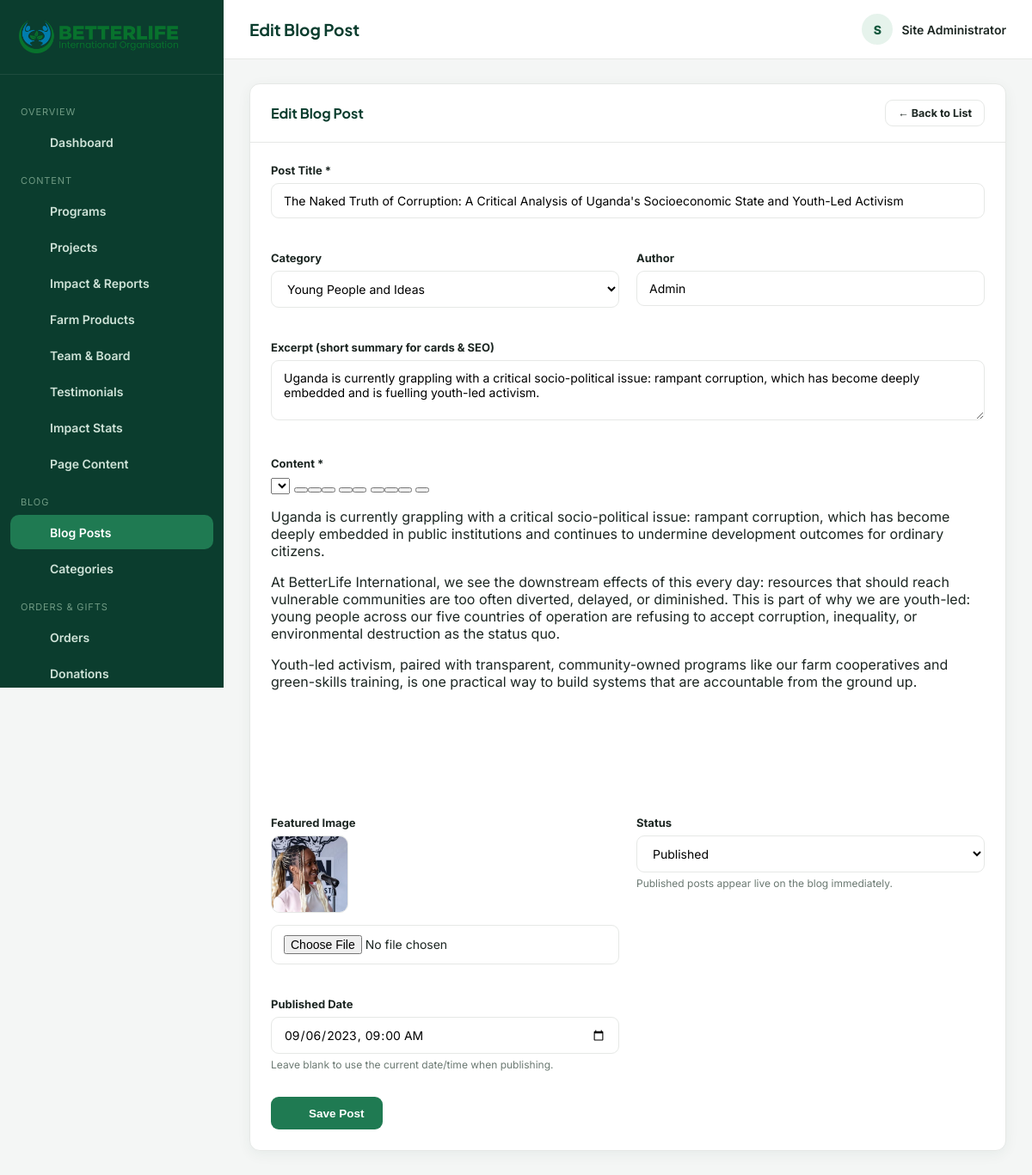
The app's page /admin/blog.php?action=edit&id=5 (signed in), older data.
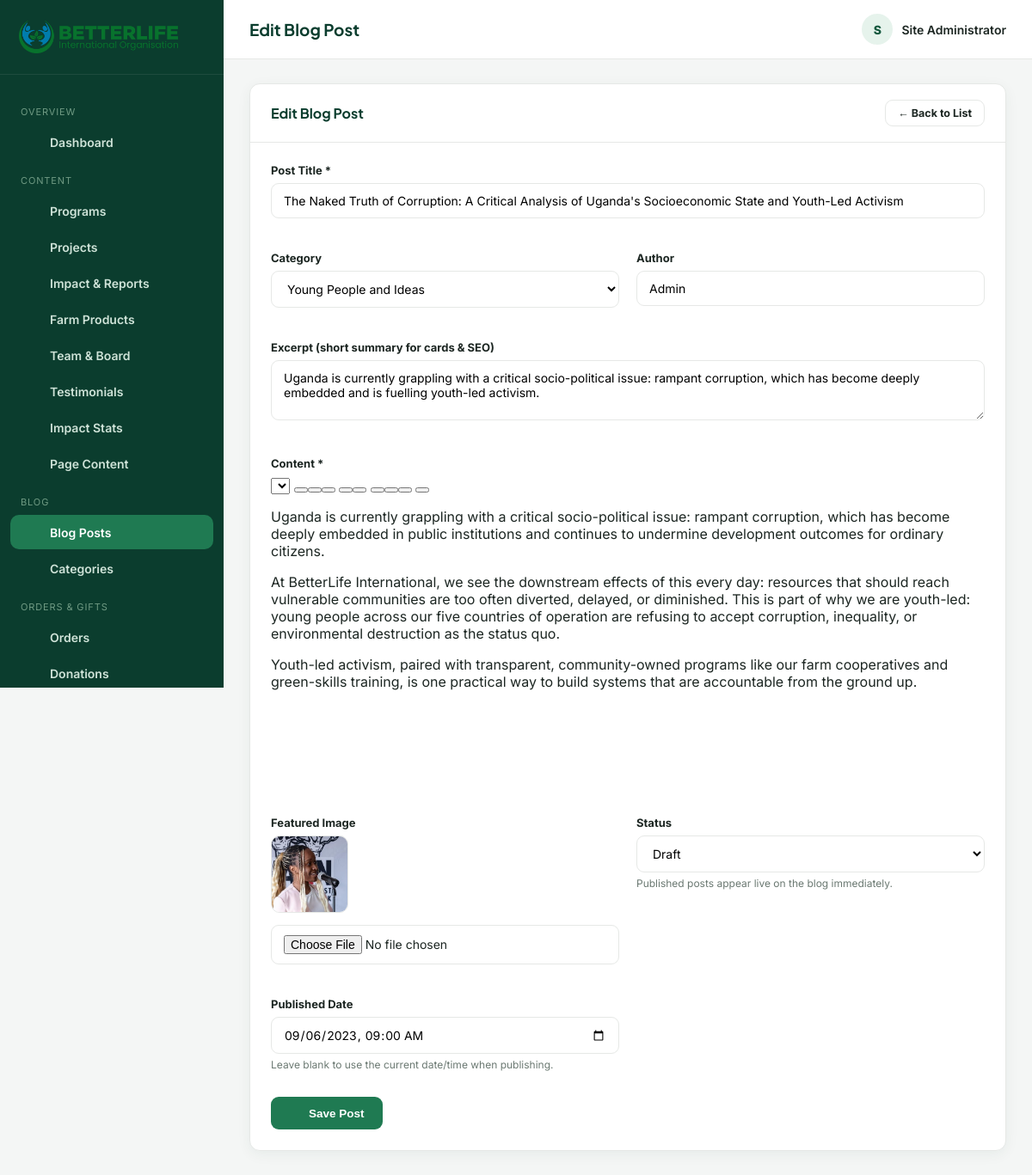
The same page, newer data.
### tables this page shows
CREATE TABLE blog_posts (
  id INT AUTO_INCREMENT PRIMARY KEY,
  title VARCHAR(200) NOT NULL,
  slug VARCHAR(220) NOT NULL UNIQUE,
  category_id INT DEFAULT NULL,
  excerpt VARCHAR(500),
  content LONGTEXT,
  featured_image VARCHAR(255),
  author VARCHAR(100) DEFAULT 'Admin',
  status ENUM('draft','published') DEFAULT 'draft',
  views INT DEFAULT 0,
  published_at DATETIME DEFAULT NULL,
  created_at TIMESTAMP DEFAULT CURRENT_TIMESTAMP,
  updated_at TIMESTAMP DEFAULT CURRENT_TIMESTAMP ON UPDATE CURRENT_TIMESTAMP,
  FOREIGN KEY (category_id) REFERENCES blog_categories(id) ON DELETE SET NULL
);

CREATE TABLE blog_categories (
  id INT AUTO_INCREMENT PRIMARY KEY,
  name VARCHAR(100) NOT NULL,
  slug VARCHAR(120) NOT NULL UNIQUE
);

### admin/blog.php (the view, shortened to what this page needs)
<?php
require_once __DIR__ . '/includes/auth.php';
$action = $_GET['action'] ?? 'list';
$id = (int) ($_GET['id'] ?? 0);
$categories = $pdo->query("SELECT * FROM blog_categories ORDER BY name")->fetchAll();
$editing = null;
if (in_array($action, ['add', 'edit'], true)) {
    if ($action === 'edit') {
        $stmt = $pdo->prepare("SELECT * FROM blog_posts WHERE id = ?");
        $stmt->execute([$id]);
        $editing = $stmt->fetch();
    }
    $pageTitle = $action === 'edit' ? 'Edit Blog Post' : 'Write New Blog Post';
    require __DIR__ . '/includes/header.php';
    ?>
    <link href="https://cdn.jsdelivr.net/npm/quill@2.0.2/dist/quill.snow.css" rel="stylesheet">
    <div class="panel">
      <div class="panel-head"><h3><?= h($pageTitle) ?></h3><a href="<?= ADMIN_URL ?>/blog.php" class="btn btn-outline btn-sm">← Back to List</a></div>
      <div class="panel-body">
        <form method="post" enctype="multipart/form-data" id="postForm">
          <div class="form-grid">
            <div class="form-group full"><label>Post Title *</label><input type="text" name="title" class="form-control" required value="<?= h($editing['title'] ?? '') ?>"></div>
            <div class="form-group">
              <label>Category</label>
              <select name="category_id" class="form-control">
                <?php foreach ($categories as $c): ?>
                  <option value="<?= $c['id'] ?>" <?= (($editing['category_id'] ?? null) == $c['id']) ? 'selected' : '' ?>><?= h($c['name']) ?></option>
                <?php endforeach; ?>
              </select>
            </div>
            <div class="form-group"><label>Author</label><input type="text" name="author" class="form-control" value="<?= h($editing['author'] ?? 'Admin') ?>"></div>
            <div class="form-group full"><label>Excerpt (short summary for cards &amp; SEO)</label><textarea name="excerpt" class="form-control" style="min-height:70px;"><?= h($editing['excerpt'] ?? '') ?></textarea></div>
            <div class="form-group full">
              <label>Content *</label>
              <div id="quillToolbar">
                <span class="ql-formats">
                  <select class="ql-header"><option value="2"></option><option value="3"></option><option selected></option></select>
                </span>
                <span class="ql-formats">
                  <button class="ql-bold"></button><button class="ql-italic"></button><button class="ql-underline"></button>
                </span>
                <span class="ql-formats">
                  <button class="ql-list" value="ordered"></button><button class="ql-list" value="bullet"></button>
                </span>
                <span class="ql-formats">
                  <button class="ql-link"></button><button class="ql-image"></button><button class="ql-blockquote"></button>
                </span>
                <span class="ql-formats">
                  <button class="ql-clean"></button>
                </span>
              </div>
              <div id="quillEditor"><?= $editing['content'] ?? '' ?></div>
            </div>
            <div class="form-group">
              <label>Featured Image</label>
              <?php if (!empty($editing['featured_image'])): ?><img src="<?= asset_url($editing['featured_image']) ?>" class="current-image"><br><?php endif; ?>
              <input type="file" name="featured_image" class="form-control" accept="image/*">
            </div>
            <div class="form-group">
              <label>Status</label>
              <select name="status" class="form-control">
                <option value="draft" <?= (($editing['status'] ?? 'draft') === 'draft') ? 'selected' : '' ?>>Draft</option>
                <option value="published" <?= (($editing['status'] ?? '') === 'published') ? 'selected' : '' ?>>Published</option>
              </select>
              <p class="hint">Published posts appear live on the blog immediately.</p>
            </div>
            <div class="form-group">
              <label>Published Date</label>
              <input type="datetime-local" name="published_at" class="form-control" value="<?= !empty($editing['published_at']) ? date('Y-m-d\TH:i', strtotime($editing['published_at'])) : '' ?>">
              <p class="hint">Leave blank to use the current date/time when publishing.</p>
            </div>
          </div>
          <button type="submit" class="btn btn-primary ico-text"><?= icon('save', 16) ?> Save Post</button>
        </form>
      </div>
    </div>
    <?php
    require __DIR__ . '/includes/footer.php';
    exit;
}
require __DIR__ . '/includes/header.php';
?>
<?php require __DIR__ . '/includes/footer.php'; ?>

Row changes from the older to the newer data that the page shows:
changed blog_posts "Admin": status "Published" → "Draft"
